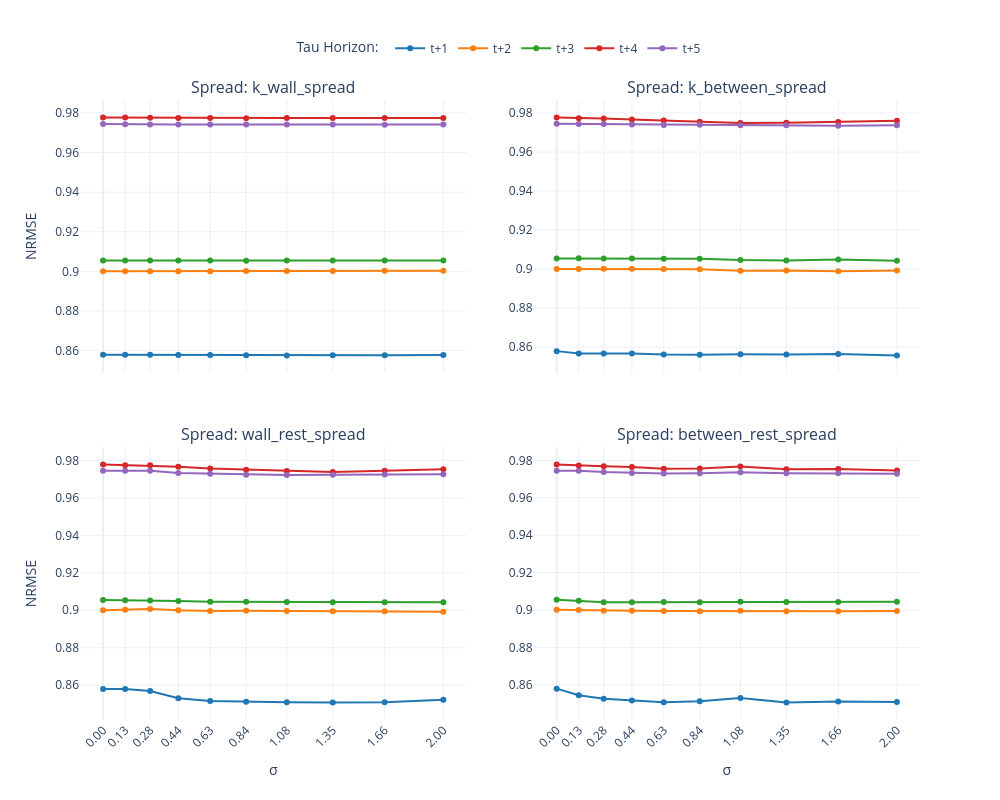

Notebook source saved alongside this figure:
### Code cell
colors = ["#1f77b4", "#ff7f0e", "#2ca02c", "#d62728", "#9467bd"]

fig = make_subplots(
    rows=2,
    cols=2,
    subplot_titles=[f"Spread: {name}" for name in variance_names],
    shared_xaxes=True,
    vertical_spacing=0.12,
    horizontal_spacing=0.08,
)

grid_positions = [(1, 1), (1, 2), (2, 1), (2, 2)]

for v_idx, (r, c) in enumerate(grid_positions):
    for tau_idx, tau_val in enumerate(tau_vals):
        fig.add_trace(
            go.Scatter(
                x=sigma_vals,
                y=tau_trials_nrmse[tau_idx, v_idx, :],
                mode="lines+markers",
                name=f"t+{tau_val}",
                line=dict(color=colors[tau_idx]),
                showlegend=(v_idx == 0),
            ),
            row=r,
            col=c,
        )

fig.update_xaxes(
    tickmode="array",
    tickvals=sigma_vals,
    ticktext=[f"{s:.2f}" for s in sigma_vals],
    tickangle=-45,
)
fig.update_xaxes(title_text="σ", row=2, col=1)
fig.update_xaxes(title_text="σ", row=2, col=2)
fig.update_yaxes(title_text="NRMSE", col=1)

fig.update_layout(
    height=800,
    width=1000,
    template="plotly_white",
    legend=dict(
        orientation="h",
        yanchor="bottom",
        y=1.06,
        xanchor="center",
        x=0.5,
        title_text="Tau Horizon: ",
    ),
)

fig.show()

### Figure 1 — Plotly figure (JSON) as saved in the notebook; plotly's stock layout.template omitted (floating-point values rounded to 4 significant figures)
{"data": [{"line": {"color": "#1f77b4"}, "mode": "lines+markers", "name": "t+1", "showlegend": true, "type": "scatter", "x": [0.0, 0.1298, 0.2765, 0.4422, 0.6295, 0.8411, 1.08, 1.35, 1.655, 2.0], "xaxis": "x", "y": [0.8579, 0.8579, 0.8579, 0.8578, 0.8577, 0.8577, 0.8576, 0.8576, 0.8577, 0.8578], "yaxis": "y"}, {"line": {"color": "#ff7f0e"}, "mode": "lines+markers", "name": "t+2", "showlegend": true, "type": "scatter", "x": [0.0, 0.1298, 0.2765, 0.4422, 0.6295, 0.8411, 1.08, 1.35, 1.655, 2.0], "xaxis": "x", "y": [0.9001, 0.9001, 0.9001, 0.9001, 0.9001, 0.9001, 0.9002, 0.9002, 0.9003, 0.9003], "yaxis": "y"}, {"line": {"color": "#2ca02c"}, "mode": "lines+markers", "name": "t+3", "showlegend": true, "type": "scatter", "x": [0.0, 0.1298, 0.2765, 0.4422, 0.6295, 0.8411, 1.08, 1.35, 1.655, 2.0], "xaxis": "x", "y": [0.9055, 0.9055, 0.9055, 0.9054, 0.9054, 0.9054, 0.9054, 0.9055, 0.9055, 0.9055], "yaxis": "y"}, {"line": {"color": "#d62728"}, "mode": "lines+markers", "name": "t+4", "showlegend": true, "type": "scatter", "x": [0.0, 0.1298, 0.2765, 0.4422, 0.6295, 0.8411, 1.08, 1.35, 1.655, 2.0], "xaxis": "x", "y": [0.9777, 0.9777, 0.9776, 0.9775, 0.9774, 0.9774, 0.9774, 0.9775, 0.9775, 0.9774], "yaxis": "y"}, {"line": {"color": "#9467bd"}, "mode": "lines+markers", "name": "t+5", "showlegend": true, "type": "scatter", "x": [0.0, 0.1298, 0.2765, 0.4422, 0.6295, 0.8411, 1.08, 1.35, 1.655, 2.0], "xaxis": "x", "y": [0.9745, 0.9743, 0.9742, 0.9741, 0.9741, 0.9741, 0.9741, 0.9741, 0.9741, 0.9741], "yaxis": "y"}, {"line": {"color": "#1f77b4"}, "mode": "lines+markers", "name": "t+1", "showlegend": false, "type": "scatter", "x": [0.0, 0.1298, 0.2765, 0.4422, 0.6295, 0.8411, 1.08, 1.35, 1.655, 2.0], "xaxis": "x2", "y": [0.8579, 0.8567, 0.8567, 0.8567, 0.8562, 0.8561, 0.8564, 0.8562, 0.8565, 0.8557], "yaxis": "y2"}, {"line": {"color": "#ff7f0e"}, "mode": "lines+markers", "name": "t+2", "showlegend": false, "type": "scatter", "x": [0.0, 0.1298, 0.2765, 0.4422, 0.6295, 0.8411, 1.08, 1.35, 1.655, 2.0], "xaxis": "x2", "y": [0.9001, 0.9001, 0.9001, 0.9002, 0.9001, 0.9, 0.8992, 0.8993, 0.8989, 0.8993], "yaxis": "y2"}, {"line": {"color": "#2ca02c"}, "mode": "lines+markers", "name": "t+3", "showlegend": false, "type": "scatter", "x": [0.0, 0.1298, 0.2765, 0.4422, 0.6295, 0.8411, 1.08, 1.35, 1.655, 2.0], "xaxis": "x2", "y": [0.9055, 0.9055, 0.9055, 0.9054, 0.9052, 0.9053, 0.9046, 0.9044, 0.9049, 0.9043], "yaxis": "y2"}, {"line": {"color": "#d62728"}, "mode": "lines+markers", "name": "t+4", "showlegend": false, "type": "scatter", "x": [0.0, 0.1298, 0.2765, 0.4422, 0.6295, 0.8411, 1.08, 1.35, 1.655, 2.0], "xaxis": "x2", "y": [0.9777, 0.9773, 0.9771, 0.9767, 0.9761, 0.9755, 0.9749, 0.975, 0.9753, 0.976], "yaxis": "y2"}, {"line": {"color": "#9467bd"}, "mode": "lines+markers", "name": "t+5", "showlegend": false, "type": "scatter", "x": [0.0, 0.1298, 0.2765, 0.4422, 0.6295, 0.8411, 1.08, 1.35, 1.655, 2.0], "xaxis": "x2", "y": [0.9745, 0.9744, 0.9744, 0.9741, 0.9739, 0.9739, 0.9738, 0.9737, 0.9734, 0.9737], "yaxis": "y2"}, {"line": {"color": "#1f77b4"}, "mode": "lines+markers", "name": "t+1", "showlegend": false, "type": "scatter", "x": [0.0, 0.1298, 0.2765, 0.4422, 0.6295, 0.8411, 1.08, 1.35, 1.655, 2.0], "xaxis": "x3", "y": [0.8579, 0.858, 0.8569, 0.8531, 0.8515, 0.8512, 0.8509, 0.8507, 0.8509, 0.8523], "yaxis": "y3"}, {"line": {"color": "#ff7f0e"}, "mode": "lines+markers", "name": "t+2", "showlegend": false, "type": "scatter", "x": [0.0, 0.1298, 0.2765, 0.4422, 0.6295, 0.8411, 1.08, 1.35, 1.655, 2.0], "xaxis": "x3", "y": [0.9001, 0.9003, 0.9007, 0.9, 0.8997, 0.8997, 0.8997, 0.8995, 0.8994, 0.8992], "yaxis": "y3"}, {"line": {"color": "#2ca02c"}, "mode": "lines+markers", "name": "t+3", "showlegend": false, "type": "scatter", "x": [0.0, 0.1298, 0.2765, 0.4422, 0.6295, 0.8411, 1.08, 1.35, 1.655, 2.0], "xaxis": "x3", "y": [0.9055, 0.9054, 0.9051, 0.9049, 0.9046, 0.9046, 0.9044, 0.9043, 0.9043, 0.9043], "yaxis": "y3"}, {"line": {"color": "#d62728"}, "mode": "lines+markers", "name": "t+4", "showlegend": false, "type": "scatter", "x": [0.0, 0.1298, 0.2765, 0.4422, 0.6295, 0.8411, 1.08, 1.35, 1.655, 2.0], "xaxis": "x3", "y": [0.9777, 0.9774, 0.9773, 0.9766, 0.9757, 0.9751, 0.9744, 0.9738, 0.9744, 0.9753], "yaxis": "y3"}, {"line": {"color": "#9467bd"}, "mode": "lines+markers", "name": "t+5", "showlegend": false, "type": "scatter", "x": [0.0, 0.1298, 0.2765, 0.4422, 0.6295, 0.8411, 1.08, 1.35, 1.655, 2.0], "xaxis": "x3", "y": [0.9745, 0.9744, 0.9744, 0.9732, 0.9728, 0.9724, 0.9722, 0.9723, 0.9724, 0.9725], "yaxis": "y3"}, {"line": {"color": "#1f77b4"}, "mode": "lines+markers", "name": "t+1", "showlegend": false, "type": "scatter", "x": [0.0, 0.1298, 0.2765, 0.4422, 0.6295, 0.8411, 1.08, 1.35, 1.655, 2.0], "xaxis": "x4", "y": [0.8579, 0.8544, 0.8525, 0.8516, 0.8506, 0.8512, 0.8529, 0.8505, 0.8511, 0.8508], "yaxis": "y4"}, {"line": {"color": "#ff7f0e"}, "mode": "lines+markers", "name": "t+2", "showlegend": false, "type": "scatter", "x": [0.0, 0.1298, 0.2765, 0.4422, 0.6295, 0.8411, 1.08, 1.35, 1.655, 2.0], "xaxis": "x4", "y": [0.9001, 0.9, 0.8996, 0.8996, 0.8994, 0.8994, 0.8996, 0.8994, 0.8993, 0.8994], "yaxis": "y4"}, {"line": {"color": "#2ca02c"}, "mode": "lines+markers", "name": "t+3", "showlegend": false, "type": "scatter", "x": [0.0, 0.1298, 0.2765, 0.4422, 0.6295, 0.8411, 1.08, 1.35, 1.655, 2.0], "xaxis": "x4", "y": [0.9055, 0.9049, 0.9042, 0.9041, 0.9042, 0.9042, 0.9044, 0.9043, 0.9043, 0.9044], "yaxis": "y4"}, {"line": {"color": "#d62728"}, "mode": "lines+markers", "name": "t+4", "showlegend": false, "type": "scatter", "x": [0.0, 0.1298, 0.2765, 0.4422, 0.6295, 0.8411, 1.08, 1.35, 1.655, 2.0], "xaxis": "x4", "y": [0.9777, 0.9772, 0.9769, 0.9764, 0.9755, 0.9757, 0.9767, 0.9753, 0.9754, 0.9746], "yaxis": "y4"}, {"line": {"color": "#9467bd"}, "mode": "lines+markers", "name": "t+5", "showlegend": false, "type": "scatter", "x": [0.0, 0.1298, 0.2765, 0.4422, 0.6295, 0.8411, 1.08, 1.35, 1.655, 2.0], "xaxis": "x4", "y": [0.9745, 0.9745, 0.9738, 0.9732, 0.9729, 0.9732, 0.9737, 0.9732, 0.9731, 0.9728], "yaxis": "y4"}], "layout": {"annotations": [{"font": {"size": 16}, "showarrow": false, "text": "Spread: k_wall_spread", "x": 0.23, "xanchor": "center", "xref": "paper", "y": 1, "yanchor": "bottom", "yref": "paper"}, {"font": {"size": 16}, "showarrow": false, "text": "Spread: k_between_spread", "x": 0.77, "xanchor": "center", "xref": "paper", "y": 1, "yanchor": "bottom", "yref": "paper"}, {"font": {"size": 16}, "showarrow": false, "text": "Spread: wall_rest_spread", "x": 0.23, "xanchor": "center", "xref": "paper", "y": 0.44, "yanchor": "bottom", "yref": "paper"}, {"font": {"size": 16}, "showarrow": false, "text": "Spread: between_rest_spread", "x": 0.77, "xanchor": "center", "xref": "paper", "y": 0.44, "yanchor": "bottom", "yref": "paper"}], "height": 800, "legend": {"orientation": "h", "title": {"text": "Tau Horizon: "}, "x": 0.5, "xanchor": "center", "y": 1.06, "yanchor": "bottom"}, "width": 1000, "xaxis": {"anchor": "y", "domain": [0, 0.46], "matches": "x3", "showticklabels": false, "tickangle": -45, "tickmode": "array", "ticktext": ["0.00", "0.13", "0.28", "0.44", "0.63", "0.84", "1.08", "1.35", "1.66", "2.00"], "tickvals": [0.0, 0.1298, 0.2765, 0.4422, 0.6295, 0.8411, 1.08, 1.35, 1.655, 2.0]}, "xaxis2": {"anchor": "y2", "domain": [0.54, 1], "matches": "x4", "showticklabels": false, "tickangle": -45, "tickmode": "array", "ticktext": ["0.00", "0.13", "0.28", "0.44", "0.63", "0.84", "1.08", "1.35", "1.66", "2.00"], "tickvals": [0.0, 0.1298, 0.2765, 0.4422, 0.6295, 0.8411, 1.08, 1.35, 1.655, 2.0]}, "xaxis3": {"anchor": "y3", "domain": [0, 0.46], "tickangle": -45, "tickmode": "array", "ticktext": ["0.00", "0.13", "0.28", "0.44", "0.63", "0.84", "1.08", "1.35", "1.66", "2.00"], "tickvals": [0.0, 0.1298, 0.2765, 0.4422, 0.6295, 0.8411, 1.08, 1.35, 1.655, 2.0], "title": {"text": "σ"}}, "xaxis4": {"anchor": "y4", "domain": [0.54, 1], "tickangle": -45, "tickmode": "array", "ticktext": ["0.00", "0.13", "0.28", "0.44", "0.63", "0.84", "1.08", "1.35", "1.66", "2.00"], "tickvals": [0.0, 0.1298, 0.2765, 0.4422, 0.6295, 0.8411, 1.08, 1.35, 1.655, 2.0], "title": {"text": "σ"}}, "yaxis": {"anchor": "x", "domain": [0.56, 1], "title": {"text": "NRMSE"}}, "yaxis2": {"anchor": "x2", "domain": [0.56, 1]}, "yaxis3": {"anchor": "x3", "domain": [0, 0.44], "title": {"text": "NRMSE"}}, "yaxis4": {"anchor": "x4", "domain": [0, 0.44]}}}
